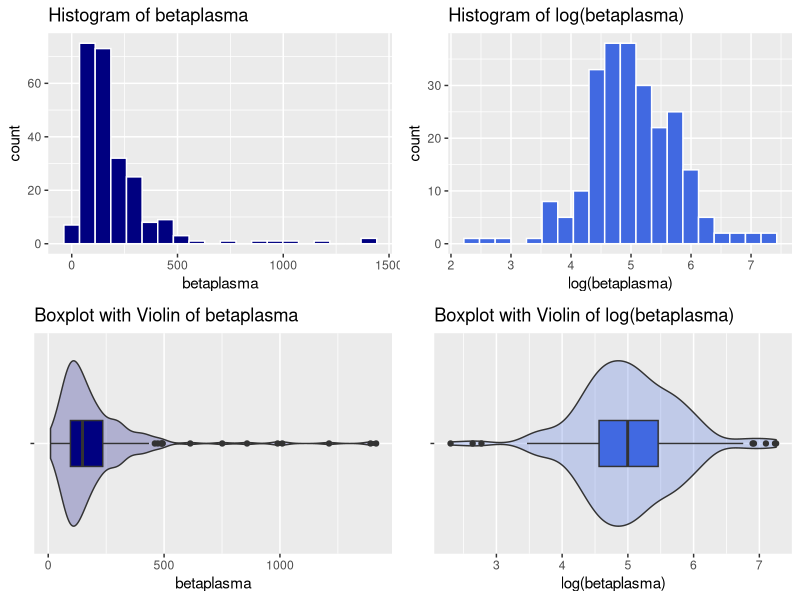
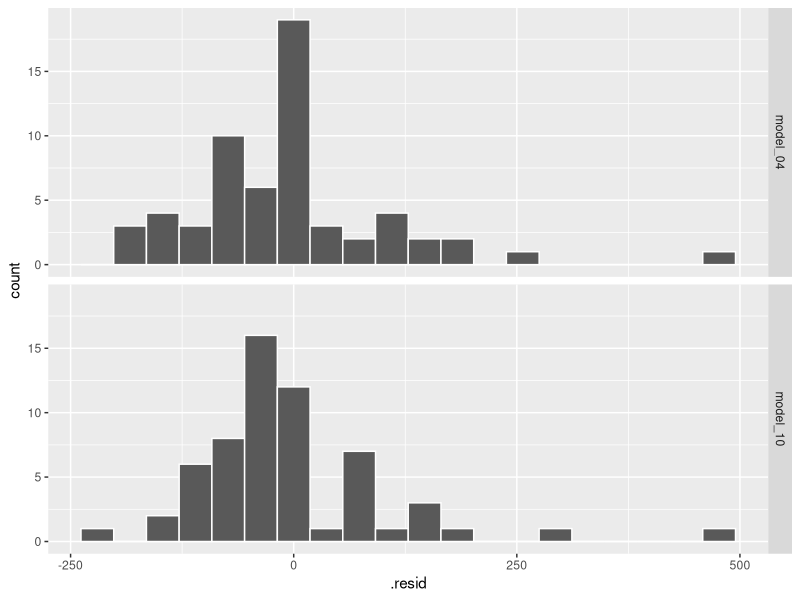

The R source for these figures, in order:
## ---- chunk 1
knitr::opts_chunk$set(comment=NA)

library(broom); library(tidyverse)

hw8_plasma <- read_csv("hw8_plasma.csv") %>%
    mutate_if(is.character, funs(as.factor(.))) %>%
    mutate(subj_ID = as.character(subj_ID))
## ---- chunk 2
hw8_plasma %>% arrange(betaplasma) %>%
  select(subj_ID, betaplasma) %>%
  head(., 3)
## ---- chunk 3
hw8_plasma <- hw8_plasma %>% 
  mutate(betaplasma = replace(betaplasma, betaplasma == 0, 10))

hw8_plasma %>% arrange(betaplasma) %>%
  select(subj_ID, betaplasma) %>%
  head(., 3)
## ---- chunk 4
set.seed(431008)
hw8_training <- hw8_plasma %>% sample_n(240)
hw8_test <- anti_join(hw8_plasma, hw8_training, 
                      by = "subj_ID")
## ---- chunk 5
p1 <- ggplot(hw8_training, aes(x = betaplasma)) +
  geom_histogram(bins = 20, 
                 col = "white", fill = "navy") +
  labs(title = "Histogram of betaplasma")

p2 <- ggplot(hw8_training, aes(x = log(betaplasma))) +
  geom_histogram(bins = 20,
                 col = "white", fill = "royalblue") +
  labs(title = "Histogram of log(betaplasma)")

p3 <- ggplot(hw8_training, aes(x = "", y = betaplasma)) +
  geom_violin(fill = "navy", alpha = 0.25) + 
  geom_boxplot(width = 0.25, fill = "navy") +
  coord_flip() +
  labs(title = "Boxplot with Violin of betaplasma",
       x = "")

p4 <- ggplot(hw8_training, aes(x = "", y = log(betaplasma))) +
  geom_violin(fill = "royalblue", alpha = 0.25) + 
  geom_boxplot(width = 0.25, fill = "royalblue") +
  coord_flip() +
  labs(title = "Boxplot with Violin of log(betaplasma)",
       x = "")

gridExtra::grid.arrange(p1, p2, p3, p4, nrow = 2)
## ---- chunk 6
model_04 <- lm(log(betaplasma) ~ age + sex + bmi + fiber,
               data = hw8_training)

summary(model_04)
## ---- chunk 7
tidy(model_04, conf.int = TRUE) %>%
  knitr::kable(digits = 2)
## ---- chunk 8
model_10 <- lm(log(betaplasma) ~ age + sex + smoking + bmi +
                 vitamin + calories + fat + fiber + alcohol +
                 cholesterol,
               data = hw8_training)
## ---- chunk 9
temp1 <- glance(model_04) %>% 
  mutate(modelname = "model_04") %>%
  select(modelname, adj.r.squared, sigma)

temp2 <- glance(model_10) %>% 
  mutate(modelname = "model_10") %>%
  select(modelname, adj.r.squared, sigma)

bind_rows(temp1, temp2) %>% knitr::kable(digits = 3)
## ---- chunk 10
test_mod_04 <- test_mod_04 <- augment(model_04, newdata = hw8_test) %>%
  mutate(modelname = "model_04", 
         .predictedbetaplasma = exp(.fitted),
         .resid = betaplasma - .predictedbetaplasma)

test_04 <- test_mod_04 %>% 
  select(subj_ID, modelname, betaplasma, .predictedbetaplasma, .resid)

head(test_04, 2)
## ---- chunk 11
test_mod_10 <- test_mod_10 <- augment(model_10, newdata = hw8_test) %>%
  mutate(modelname = "model_10", 
         .predictedbetaplasma = exp(.fitted),
         .resid = betaplasma - .predictedbetaplasma)

test_10 <- test_mod_10 %>% 
  select(subj_ID, modelname, betaplasma, .predictedbetaplasma, .resid)

head(test_10, 2)
## ---- chunk 12
test_comp <- union(test_04, test_10) %>%
  arrange(subj_ID, modelname)

head(test_comp,4)
## ---- chunk 13
ggplot(test_comp, aes(x = .resid)) +
  geom_histogram(bins = 20, col = "white") + 
  facet_grid (modelname ~ .)
## ---- chunk 14
test_comp %>%
  group_by(modelname) %>%
  summarize(n = n(),
            MAPE = mean(abs(.resid)), 
            MSPE = mean(.resid^2),
            max_error = max(abs(.resid)))
